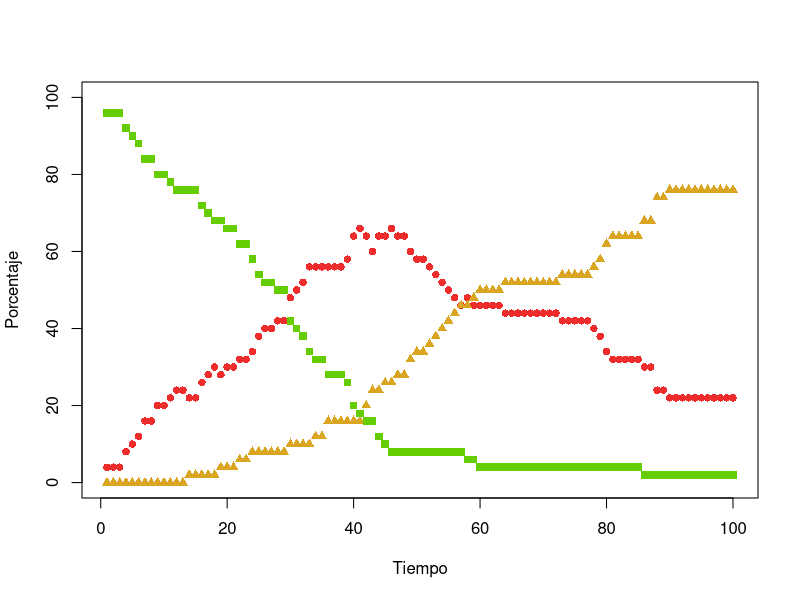
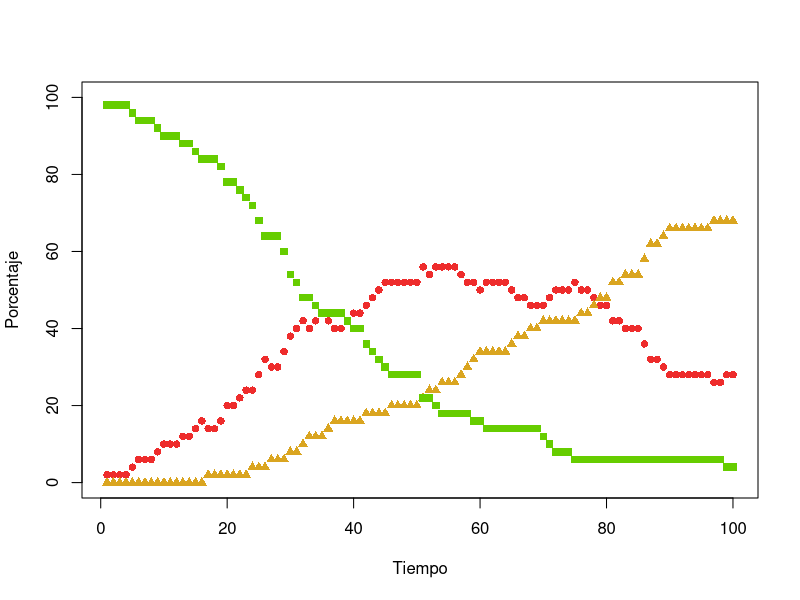
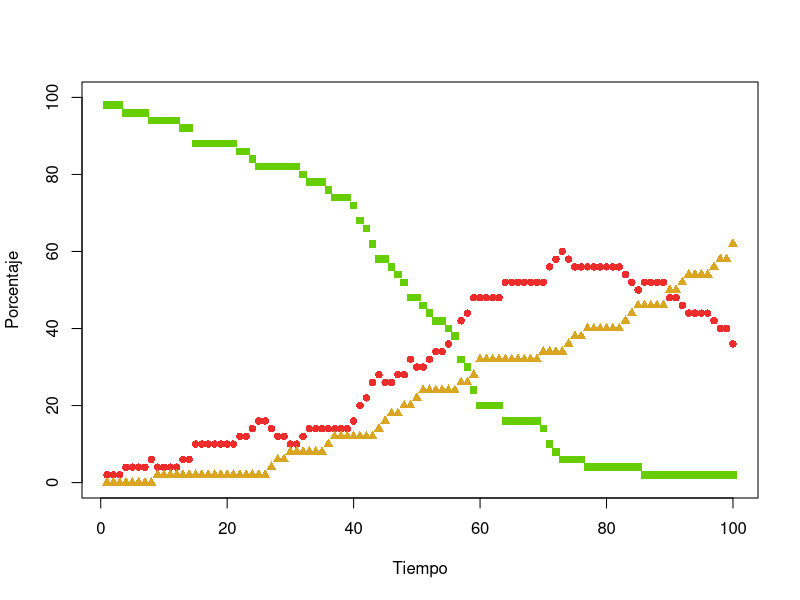
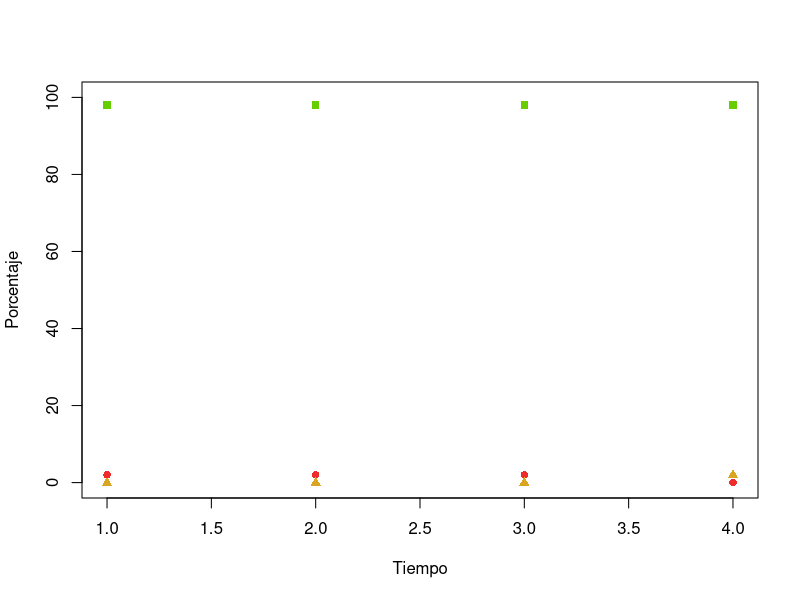
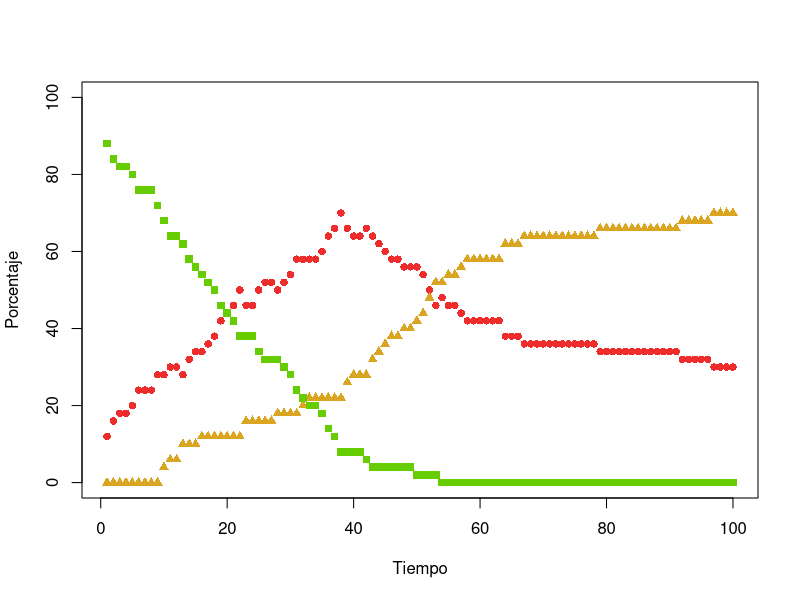
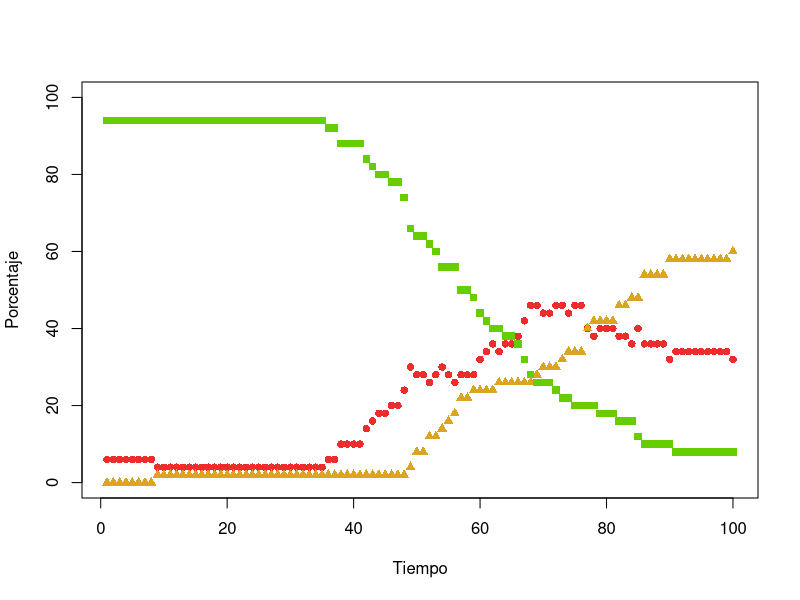
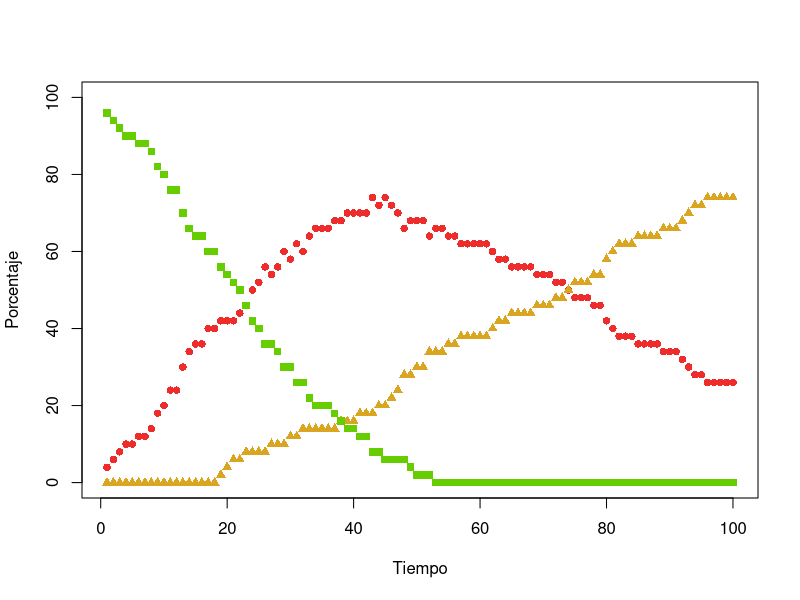

Write the R code that produced these figures, in order. (Note: a time limit stopped this script after it produced the figures.)
l <- 1.5
n <- 50
pi <- 0.05
pr <- 0.02
v <- l / 30
impr = FALSE
r <- 0.1
tmax <- 100
replicas = 30
exper = data.frame(rep = numeric(), time=numeric(),pi=numeric(), mi=numeric()  )

digitos <- floor(log(tmax, 10)) + 1

for(rep in 1:replicas){

    inic = proc.time()
    agentes <- data.frame(x = double(), y = double(), dx = double(), dy = double(), estado  = character())
    for (i in 1:n) {
        e <- "S"
        if (runif(1) < pi) {
            e <- "I"
        }
        agentes <- rbind(agentes, data.frame(x = runif(1, 0, l), y = runif(1, 0, l),
                                             dx = runif(1, -v, v), dy = runif(1, -v, v),
                                             estado = e))
        levels(agentes$estado) <- c("S", "I", "R")
    }
    epidemia <- integer()
    inmunes <- integer()
    saludables <- integer()

    for (tiempo in 1:tmax) {
        infectados <- dim(agentes[agentes$estado == "I",])[1]
        epidemia <- c(epidemia, infectados)
        recuperados <- nrow(agentes[agentes$estado == "R",])
        inmunes <- c(inmunes, recuperados)
        sanos <- nrow(agentes[agentes$estado == "S",])
        saludables <- c(saludables, sanos)

        if (infectados == 0) {
            break
        }
        contagios <- rep(FALSE, n)
        for (i in 1:n) { # posibles contagios
            a1 <- agentes[i, ]
            if (a1$estado == "I") { # desde los infectados
                for (j in 1:n) {
                    if (!contagios[j]) { # aun sin contagio
                        a2 <- agentes[j, ]
                        if (a2$estado == "S") { # hacia los susceptibles
                            dx <- a1$x - a2$x
                            dy <- a1$y - a2$y
                            d <- sqrt(dx^2 + dy^2)
                            if (d < r) { # umbral
                                p <- (r - d) / r
                                if (runif(1) < p) {
                                    contagios[j] <- TRUE
                                }
                            }
                        }
                    }
                }
            }
        }
        for (i in 1:n) { # movimientos y actualizaciones
            a <- agentes[i, ]
            if (contagios[i]) {
                a$estado <- "I"
            } else if (a$estado == "I") { # ya estaba infectado
                if (runif(1) < pr) {
                    a$estado <- "R" # recupera
                }
            }
            a$x <- a$x + a$dx
            a$y <- a$y + a$dy
            if (a$x > l) {
                a$x <- a$x - l
            }
            if (a$y > l) {
                a$y <- a$y - l
            }
            if (a$x < 0) {
                a$x <- a$x + l
            }
            if (a$y < 0) {
                a$y <- a$y + l
            }
            agentes[i, ] <- a
        }
        aS <- agentes[agentes$estado == "S",]
        aI <- agentes[agentes$estado == "I",]
        aR <- agentes[agentes$estado == "R",]
        tl <- paste(tiempo, "", sep="")
        if(impr){
            while (nchar(tl) < digitos) {
                tl <- paste("0", tl, sep="")
            }
            salida <- paste("p6_t", tl, ".png", sep="")
            tiempo <- paste("Paso", tiempo)
            png(salida)
            plot(l, type="n", main=tiempo, xlim=c(0, l), ylim=c(0, l), xlab="x", ylab="y")
            if (dim(aS)[1] > 0) {
                points(aS$x, aS$y, pch=15, col="chartreuse3", bg="chartreuse3")
            }
            if (dim(aI)[1] > 0) {
                points(aI$x, aI$y, pch=16, col="firebrick2", bg="firebrick2")
            }
            if (dim(aR)[1] > 0) {
                points(aR$x, aR$y, pch=17, col="goldenrod", bg="goldenrod")
            }
            graphics.off()
        }
    }
    exper = rbind(exper, c(rep,(proc.time()- inic)[3]), pi, max(epidemia)*100/n)
    colnames(exper)=c("rep","time")
    png(paste("images/p6eo", rep, ".png",sep=""), width=1800, height=900)
    plot(1:length(epidemia), 100 * epidemia / n, pch=16 , col="firebrick2", ylim=c(0,100), xlab="Tiempo", ylab="Porcentaje")
    points(1:length(inmunes), 100 *inmunes / n, pch=17, col="goldenrod")
    points(1:length(saludables), 100 *saludables / n, pch=15, col="chartreuse3")

    graphics.off()
}
write.csv(exper, "datoseo.csv")
print(exper)
